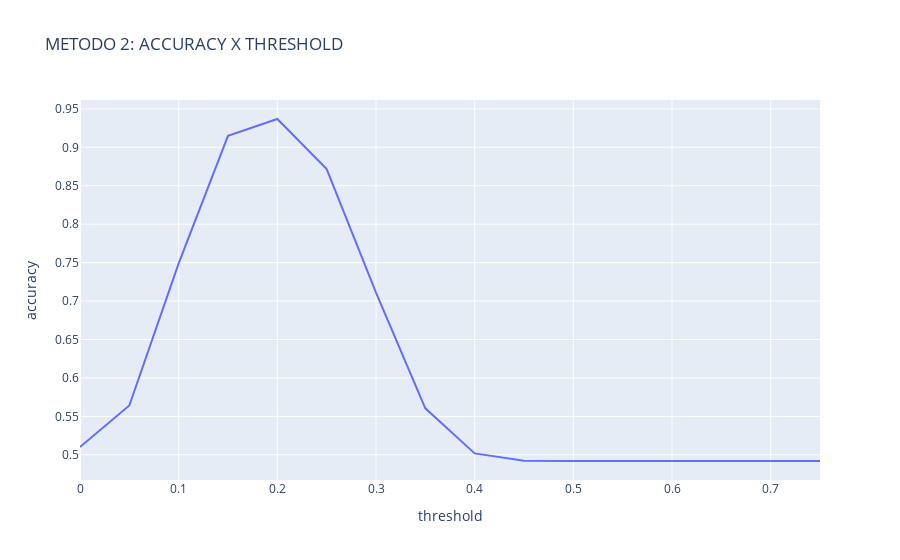
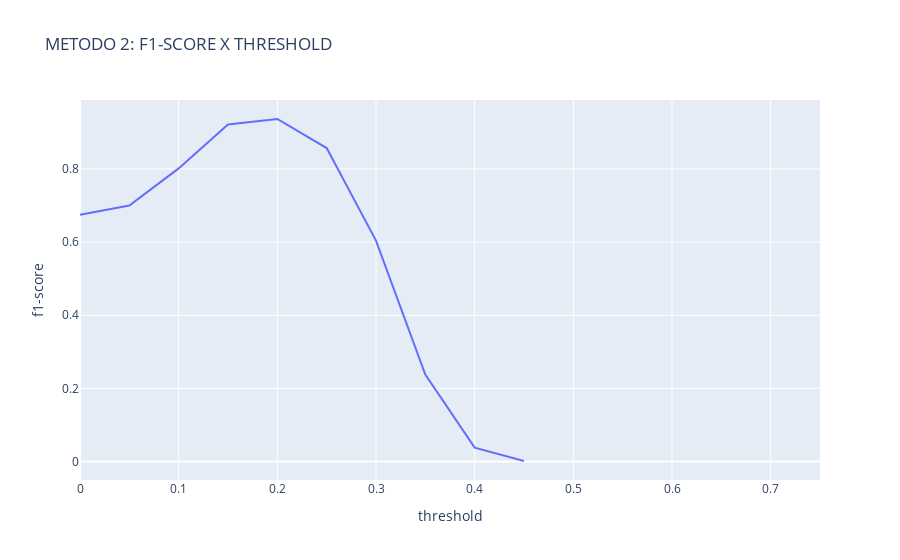

The notebook cell these images were saved under, in order:
### Markdown cell above
##### CONCLUSION: El threshold que optimiza accuracy y f1-score para el método 1 es Th=0.15

### Code cell
method2_df = method_df_list[1].copy()
accuracy_plot = px.line(method2_df, x="threshold", y="accuracy", title="METODO 2: ACCURACY X THRESHOLD")
accuracy_plot.show()
f1_score_plot = px.line(method2_df, x="threshold", y="f1-score", title="METODO 2: F1-SCORE X THRESHOLD")
f1_score_plot.show()

### Figure 1 — Plotly figure (JSON) as saved in the notebook; plotly's stock layout.template omitted (floating-point values rounded to 4 significant figures)
{"data": [{"hovertemplate": "threshold=%{x}<br>accuracy=%{y}<extra></extra>", "legendgroup": "", "line": {"color": "#636efa", "dash": "solid"}, "marker": {"symbol": "circle"}, "mode": "lines", "name": "", "orientation": "v", "showlegend": false, "type": "scatter", "x": [0, 0.05, 0.1, 0.15, 0.2, 0.25, 0.3, 0.35, 0.4, 0.45, 0.5, 0.55, 0.6, 0.65, 0.7, 0.75], "xaxis": "x", "y": [0.5101, 0.5642, 0.7491, 0.915, 0.9369, 0.8716, 0.7111, 0.5605, 0.5019, 0.4924, 0.492, 0.492, 0.492, 0.492, 0.492, 0.492], "yaxis": "y"}], "layout": {"legend": {"tracegroupgap": 0}, "title": {"text": "METODO 2: ACCURACY X THRESHOLD"}, "xaxis": {"anchor": "y", "domain": [0, 1], "title": {"text": "threshold"}}, "yaxis": {"anchor": "x", "domain": [0, 1], "title": {"text": "accuracy"}}}}

### Figure 2 — Plotly figure (JSON) as saved in the notebook; plotly's stock layout.template omitted (floating-point values rounded to 4 significant figures)
{"data": [{"hovertemplate": "threshold=%{x}<br>f1-score=%{y}<extra></extra>", "legendgroup": "", "line": {"color": "#636efa", "dash": "solid"}, "marker": {"symbol": "circle"}, "mode": "lines", "name": "", "orientation": "v", "showlegend": false, "type": "scatter", "x": [0, 0.05, 0.1, 0.15, 0.2, 0.25, 0.3, 0.35, 0.4, 0.45, 0.5, 0.55, 0.6, 0.65, 0.7, 0.75], "xaxis": "x", "y": [0.6747, 0.6998, 0.8014, 0.9213, 0.9365, 0.8571, 0.6041, 0.2377, 0.03825, 0.001623, null, null, null, null, null, null], "yaxis": "y"}], "layout": {"legend": {"tracegroupgap": 0}, "title": {"text": "METODO 2: F1-SCORE X THRESHOLD"}, "xaxis": {"anchor": "y", "domain": [0, 1], "title": {"text": "threshold"}}, "yaxis": {"anchor": "x", "domain": [0, 1], "title": {"text": "f1-score"}}}}
